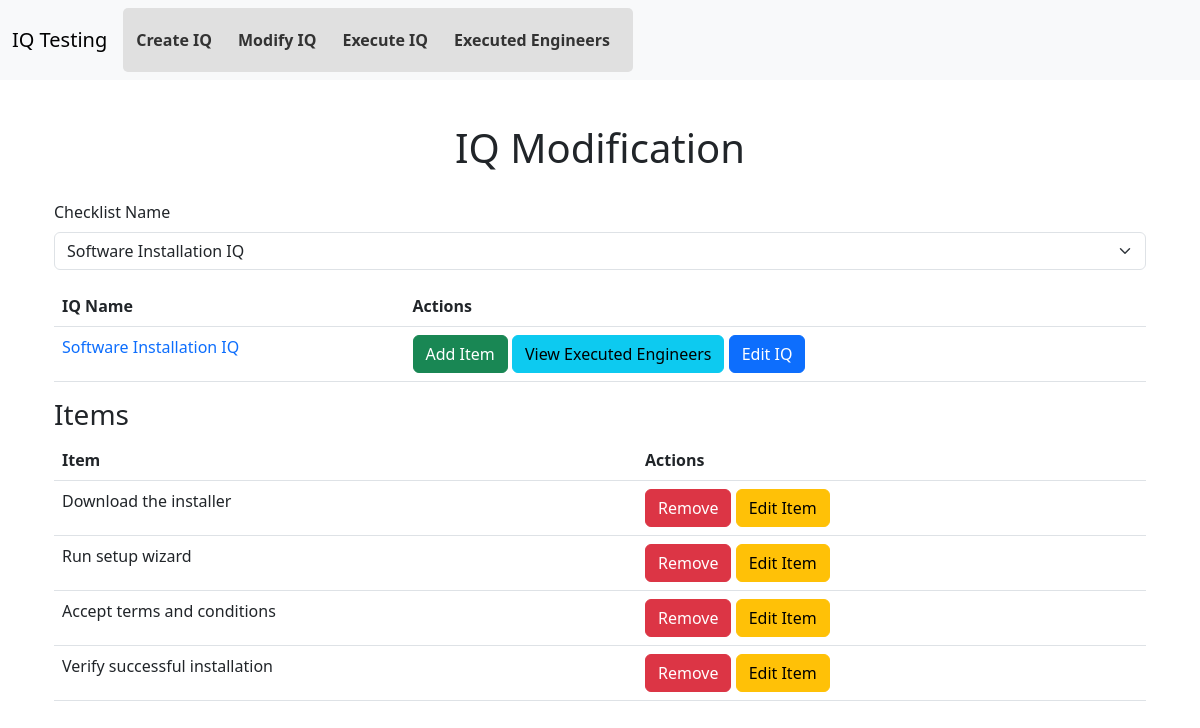
The app's page /modify_iq?checklist_id=1 with its own data.
### models.py (models this page shows)
class Checklist(db.Model):
    __tablename__ = 'checklists'
    checklist_id = db.Column(db.Integer, primary_key=True, autoincrement=True)
    name = db.Column(db.String(200), nullable=False, unique=True)
    description = db.Column(db.String(500))
    items = db.relationship('ChecklistItem', backref='checklist', lazy=True, cascade="all, delete-orphan")
    executions = db.relationship('Execution', backref='checklist', lazy=True, cascade="all, delete-orphan")

class ChecklistItem(db.Model):
    __tablename__ = 'checklist_items'
    item_id = db.Column(db.Integer, primary_key=True, autoincrement=True)
    description = db.Column(db.String(500), nullable=False)
    executed = db.Column(db.Boolean, default=False)
    screenshot = db.Column(db.String(300), nullable=True)
    checklist_id = db.Column(db.Integer, db.ForeignKey('checklists.checklist_id'), nullable=False)
    executed_by = db.Column(db.String(100), nullable=True)  # Stores engineer’s name

### app.py (the view, shortened to what this page needs)
@app.route('/modify_iq', methods=['GET', 'POST'])
def modify_iq():
    checklists = Checklist.query.all()
    selected_checklist_id = request.args.get('checklist_id', type=int) or request.form.get('selected_checklist',
                                                                                           type=int)
    checklist = Checklist.query.get(selected_checklist_id) if selected_checklist_id else None
    return render_template('modify_iq.html', checklists=checklists, checklist=checklist)

### templates/modify_iq.html (shortened to what this page needs)
{% extends 'base.html' %}
{% block content %}
<h1 class="text-center">IQ Modification</h1>
<div class="container">
    <form method="GET">
        <div class="mb-3">
            <label class="form-label">Checklist Name</label>
            <select name="checklist_id" class="form-select" onchange="this.form.submit()">
                {% for c in checklists %}
                    <option value="{{ c.checklist_id }}" {% if checklist and c.checklist_id == checklist.checklist_id %}selected{% endif %}>
                        {{ c.name }}
                    </option>
                {% endfor %}
            </select>
        </div>
    </form>
    {% if checklist %}
    <form method="POST">
        <table class="table">
            <thead>
                <tr>
                    <th>IQ Name</th>
                    <th>Actions</th>
                </tr>
            </thead>
            <tbody>
                <tr>
                    <td>
                        <a href="#" class="text-decoration-none">{{ checklist.name }}</a>
                    </td>
                    <td>
                        <button type="submit" name="action" value="add_item" class="btn btn-success">Add Item</button>
                        <a href="{{ url_for('executed_engineers', checklist_id=checklist.checklist_id) }}" class="btn btn-info">
                            View Executed Engineers
                        </a>
                        <button type="button" class="btn btn-primary">Edit IQ</button>
                    </td>
                </tr>
            </tbody>
        </table>
        <h3>Items</h3>
        <table class="table">
            <thead>
                <tr>
                    <th>Item</th>
                    <th>Actions</th>
                </tr>
            </thead>
            <tbody>
                {% for item in checklist.items %}
                <tr>
                    <td>{{ item.description }}</td>
                    <td>
                        <form method="POST" class="d-inline">
                            <button type="submit" name="action" value="delete_item" class="btn btn-danger">Remove</button>
                        </form>
                        <button type="button" class="btn btn-warning edit-item-btn" data-item-id="{{ item.item_id }}" data-item-desc="{{ item.description }}">
                            Edit Item
                        </button>
                    </td>
                </tr>
                {% endfor %}
            </tbody>
        </table>
    </form>
    {% endif %}
</div>
{% endblock %}

### templates/base.html (shortened to what this page needs)
<!DOCTYPE html>
<html lang="en">
<head>
    <link rel="stylesheet" href="{{ url_for('static', filename='css/styles.css') }}">
    <link rel="stylesheet" href="https://cdn.jsdelivr.net/npm/bootstrap@5.3.0/dist/css/bootstrap.min.css">
</head>
<body>
<nav class="navbar navbar-expand-lg navbar-light bg-light">
    <div class="container-fluid">
        <a class="navbar-brand" href="{{ url_for('index') }}">IQ Testing</a>
        <div class="collapse navbar-collapse" id="navbarNav">
            <ul class="navbar-nav">
                <li class="nav-item"><a class="nav-link" href="{{ url_for('create_iq') }}">Create IQ</a></li>
                <li class="nav-item"><a class="nav-link" href="{{ url_for('modify_iq') }}">Modify IQ</a></li>
                <li class="nav-item"><a class="nav-link" href="{{ url_for('execute_iq') }}">Execute IQ</a></li>
                <li class="nav-item"><a class="nav-link" href="{{ url_for('executed_engineers') }}">Executed Engineers</a></li>
            </ul>
        </div>
    </div>
</nav>
<div class="container mt-4">
    {% block content %}{% endblock %}
</div>
</body>
</html>

### static/css/styles.css (style rules this page uses)
body { font-family: Arial, sans-serif; background-color: #f8f9fa; margin: 0; padding: 0; }
.navbar-nav { background-color: #e0e0e0; padding: 10px; border-radius: 5px; }
.navbar-nav .nav-item { margin: 0 5px; }
.navbar-nav .nav-item .nav-link { color: #333; font-weight: bold; padding: 10px 15px; border-radius: 5px; }
.container { margin-left: 240px; padding: 20px; }
input[type="text"], textarea, select { width: 100%; padding: 8px; margin: 5px 0 10px; border: 1px solid #ccc; border-radius: 4px; }
.btn { padding: 8px 15px; border: none; border-radius: 4px; cursor: pointer; font-size: 14px; }
.btn-primary { background-color: #007bff; color: white; }
.btn-success { background-color: #28a745; color: white; }
.btn-danger { background-color: #dc3545; color: white; }
table { width: 100%; border-collapse: collapse; background-color: white; }
th, td { border: 1px solid #ddd; padding: 10px; text-align: left; }
th { background-color: #007bff; color: white; }
td { background-color: #f2f2f2; }
.text-center { text-align: center; }

### records on screen
Checklist: name "Software Installation IQ"
ChecklistItem: description "Download the installer"
ChecklistItem: description "Run setup wizard"
ChecklistItem: description "Accept terms and conditions"
ChecklistItem: description "Verify successful installation"

### other values on screen
form field checklist_id "Software Installation IQ"
